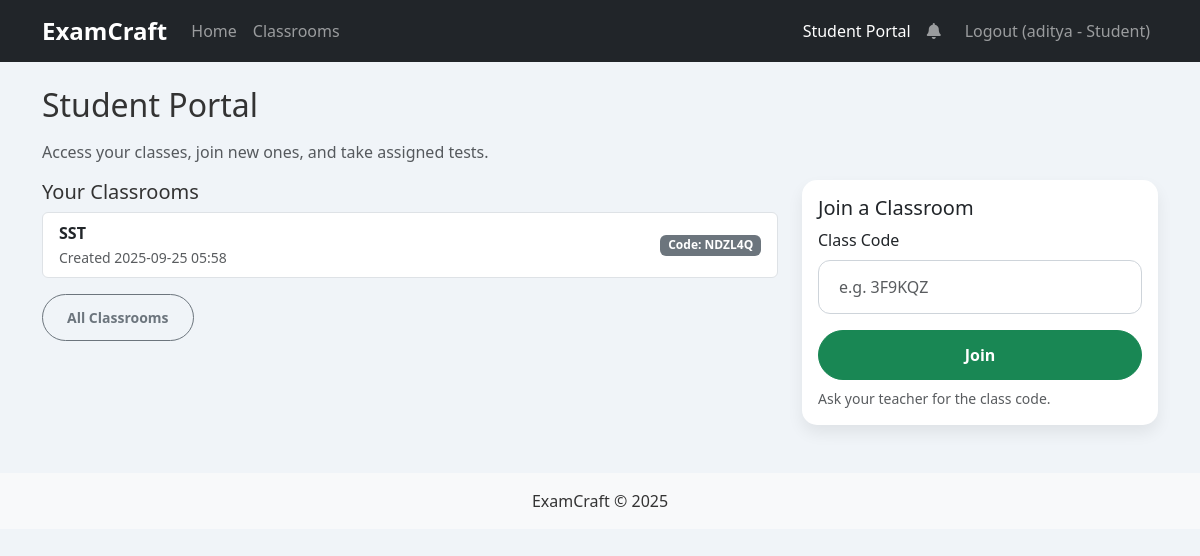
Screenshot of /portal/student (signed in) with the database file from the repository.
### app.py (models this page shows, shortened)
class User(db.Model):
    id = db.Column(db.Integer, primary_key=True)
    username = db.Column(db.String(80), unique=True, nullable=False)
    password_hash = db.Column(db.String(120), nullable=False)
    role = db.Column(db.String(20), nullable=False, default='student')  # 'teacher' or 'student'

class Classroom(db.Model):
    id = db.Column(db.Integer, primary_key=True)
    name = db.Column(db.String(120), nullable=False)
    code = db.Column(db.String(10), unique=True, nullable=False)
    description = db.Column(db.Text, nullable=True)
    owner_id = db.Column(db.Integer, db.ForeignKey('user.id'), nullable=False)
    created_at = db.Column(db.DateTime, default=datetime.utcnow)

### app.py (the view)
@app.route('/portal/student')
@login_required
def student_portal():
    if session.get('role') != 'student':
        flash('Only students can access the Student Portal.', 'danger')
        return redirect(url_for('index'))
    user = get_current_user()
    my_memberships = ClassroomMembership.query.filter_by(user_id=user.id).all()
    class_ids = [m.classroom_id for m in my_memberships]
    my_classes = Classroom.query.filter(Classroom.id.in_(class_ids)).order_by(Classroom.created_at.desc()).all() if class_ids else []
    return render_template('student_portal.html', classes=my_classes)

### app.py (called while the page is built)
def login_required(f):
    @wraps(f)
    def decorated_function(*args, **kwargs):
        if 'username' not in session:
            flash('Please log in to access this page.', 'warning')
            return redirect(url_for('login'))
        return f(*args, **kwargs)
    return decorated_function

def get_current_user():
    username = session.get('username')
    if not username:
        return None
    return User.query.filter_by(username=username).first()

@app.context_processor
def inject_unread_notifications():
    try:
        user = get_current_user()
        if not user:
            return dict(unread_notifications=0)
        count = Notification.query.filter_by(user_id=user.id, read_at=None).count()
        return dict(unread_notifications=count)
    except Exception:
        return dict(unread_notifications=0)

### templates/student_portal.html (shortened to what this page needs)
{% extends "base.html" %}
{% block content %}
<h2 class="mb-3">Student Portal</h2>
<p class="text-muted">Access your classes, join new ones, and take assigned tests.</p>
<div class="row g-4">
  <div class="col-md-8">
    <h5>Your Classrooms</h5>
    {% if classes %}
      <div class="list-group">
        {% for c in classes %}
          <a class="list-group-item list-group-item-action d-flex justify-content-between align-items-center" href="{{ url_for('classroom_view', class_id=c.id) }}">
            <div>
              <div class="fw-bold">{{ c.name }}</div>
              <small class="text-muted">Created {{ c.created_at.strftime('%Y-%m-%d %H:%M') }}</small>
            </div>
            <span class="badge bg-secondary">Code: {{ c.code }}</span>
          </a>
        {% endfor %}
      </div>
    {% else %}
      <div class="alert alert-info">You haven't joined any classroom yet. Join with a class code on the right.</div>
    {% endif %}
    <div class="mt-3">
      <a class="btn btn-sm btn-outline-secondary" href="{{ url_for('classrooms') }}">All Classrooms</a>
    </div>
  </div>
  <div class="col-md-4">
    <div class="card">
      <div class="card-body">
        <h5 class="card-title">Join a Classroom</h5>
        <form method="post" action="{{ url_for('join_classroom') }}">
          <div class="mb-3">
            <label class="form-label">Class Code</label>
            <input type="text" name="code" class="form-control" placeholder="e.g. 3F9KQZ" required>
          </div>
          <button class="btn btn-success w-100" type="submit">Join</button>
        </form>
        <div class="form-text mt-2">Ask your teacher for the class code.</div>
      </div>
    </div>
  </div>
</div>
{% endblock %}

### templates/base.html (shortened to what this page needs)
<!DOCTYPE html>
<html lang="en">
<head>
    <link href="https://cdn.jsdelivr.net/npm/bootstrap@5.3.0-alpha1/dist/css/bootstrap.min.css" rel="stylesheet">
    <link rel="stylesheet" href="https://cdnjs.cloudflare.com/ajax/libs/font-awesome/5.15.4/css/all.min.css">
    <link rel="stylesheet" href="{{ url_for('static', filename='css/style.css') }}">
</head>
<body>
    <nav class="navbar navbar-expand-lg navbar-dark bg-dark">
        <div class="container">
            <a class="navbar-brand" href="{{ url_for('index') }}">ExamCraft</a>
            <div class="collapse navbar-collapse" id="navbarNav">
                <ul class="navbar-nav me-auto mb-2 mb-lg-0">
                    <li class="nav-item">
                        <a class="nav-link" href="{{ url_for('index') }}">Home</a>
                    </li>
                    <li class="nav-item">
                        <a class="nav-link" href="{{ url_for('classrooms') }}">Classrooms</a>
                    </li>
                </ul>
                <ul class="navbar-nav ms-auto">
                    {% if session.username %}
                    {% if session.role == 'teacher' %}
                    <li class="nav-item">
                        <a class="nav-link" href="{{ url_for('teacher_portal') }}">Teacher Portal</a>
                    </li>
                    {% elif session.role == 'student' %}
                    <li class="nav-item">
                        <a class="nav-link" href="{{ url_for('student_portal') }}">Student Portal</a>
                    </li>
                    {% endif %}
                    <li class="nav-item">
                        <a class="nav-link position-relative" href="{{ url_for('notifications_page') }}" title="Notifications">
                            <i class="fas fa-bell"></i>
                        </a>
                    </li>
                    <li class="nav-item ms-2">
                        <a class="nav-link" href="{{ url_for('logout') }}">Logout ({{ session.username }}{% if session.role %} - {{ session.role|capitalize }}{% endif %})</a>
                    </li>
                    {% endif %}
                </ul>
            </div>
        </div>
    </nav>
    <div class="container mt-4">
        {% block content %}{% endblock %}
    </div>
    <footer class="mt-5 py-3 bg-light text-center">
        <div class="container">
            <p class="mb-0">ExamCraft &copy; 2025</p>
        </div>
    </footer>
</body>
</html>

### static/css/style.css (style rules this page uses)
body { font-family: 'Segoe UI', Tahoma, Geneva, Verdana, sans-serif; background-color: #f0f4f8; color: #333; }
.navbar-dark .navbar-brand { font-weight: 700; font-size: 1.5rem; }
.navbar-dark .nav-link { font-weight: 500; }
.card { border: none; border-radius: 15px; box-shadow: 0 8px 16px rgba(0,0,0,0.07); }
.btn { border-radius: 50px; font-weight: 600; padding: 0.75rem 1.5rem; transition: all 0.3s ease; }
.form-control { border-radius: 12px; padding: 0.85rem 1.25rem; border: 1px solid #ced4da; }

### rows the page displays
User: username "aditya"
Classroom: name "SST", created_at "2025-09-25 05:58", code "NDZL4Q"

### other values shown
{{ session.role|capitalize }} "Student"
